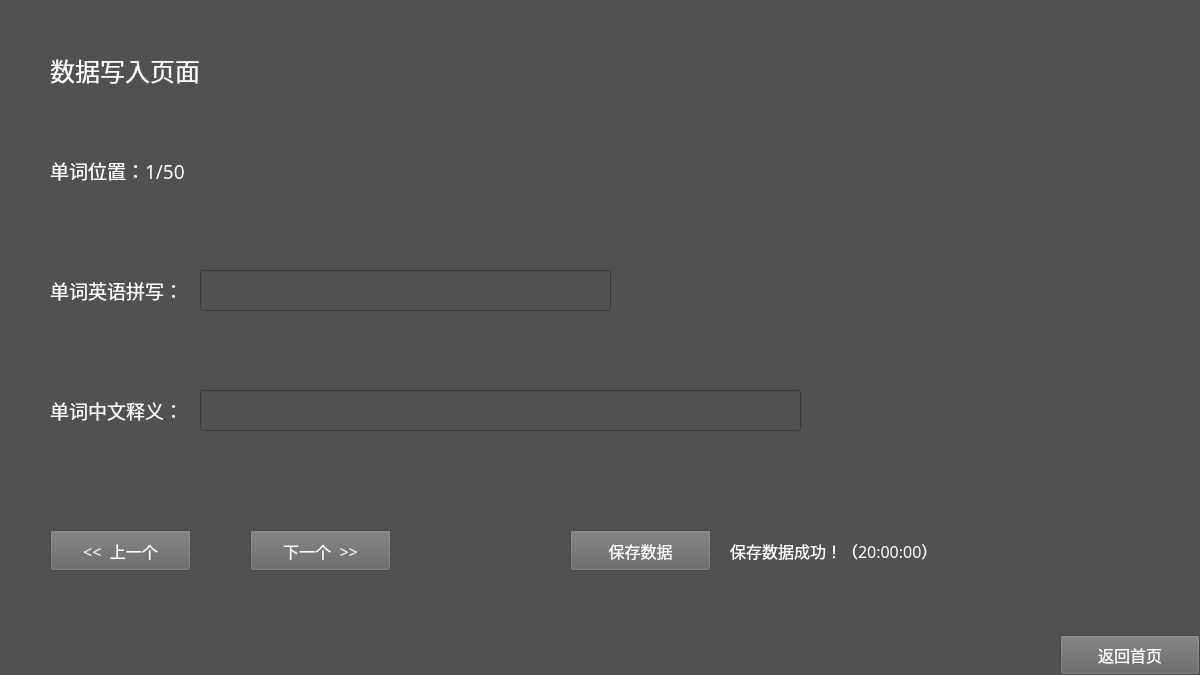
<?xml version="1.0" encoding="UTF-8"?>
<ui version="4.0">
 <class>DataInput</class>
 <widget class="QFrame" name="DataInput">
  <property name="geometry">
   <rect>
    <x>0</x>
    <y>0</y>
    <width>1200</width>
    <height>675</height>
   </rect>
  </property>
  <property name="windowTitle">
   <string>Frame</string>
  </property>
  <property name="styleSheet">
   <string notr="true">background-color: rgb(81, 81, 81);</string>
  </property>
  <widget class="QLabel" name="labelTitle">
   <property name="geometry">
    <rect>
     <x>50</x>
     <y>40</y>
     <width>471</width>
     <height>61</height>
    </rect>
   </property>
   <property name="font">
    <font>
     <family>等线</family>
     <pointsize>19</pointsize>
    </font>
   </property>
   <property name="styleSheet">
    <string notr="true">color: rgb(255, 255, 255);</string>
   </property>
   <property name="text">
    <string>数据写入页面</string>
   </property>
  </widget>
  <widget class="QLabel" name="labelLocation">
   <property name="geometry">
    <rect>
     <x>50</x>
     <y>150</y>
     <width>191</width>
     <height>41</height>
    </rect>
   </property>
   <property name="font">
    <font>
     <family>等线</family>
     <pointsize>14</pointsize>
    </font>
   </property>
   <property name="styleSheet">
    <string notr="true">color: rgb(255, 255, 255);</string>
   </property>
   <property name="text">
    <string>单词位置：1/50</string>
   </property>
  </widget>
  <widget class="QLabel" name="labelEnglish">
   <property name="geometry">
    <rect>
     <x>50</x>
     <y>270</y>
     <width>191</width>
     <height>41</height>
    </rect>
   </property>
   <property name="font">
    <font>
     <family>等线</family>
     <pointsize>14</pointsize>
    </font>
   </property>
   <property name="styleSheet">
    <string notr="true">color: rgb(255, 255, 255);</string>
   </property>
   <property name="text">
    <string>单词英语拼写：</string>
   </property>
  </widget>
  <widget class="QLabel" name="labelChinese">
   <property name="geometry">
    <rect>
     <x>50</x>
     <y>390</y>
     <width>191</width>
     <height>41</height>
    </rect>
   </property>
   <property name="font">
    <font>
     <family>等线</family>
     <pointsize>14</pointsize>
    </font>
   </property>
   <property name="styleSheet">
    <string notr="true">color: rgb(255, 255, 255);</string>
   </property>
   <property name="text">
    <string>单词中文释义：</string>
   </property>
  </widget>
  <widget class="QPushButton" name="pushButtonPrev">
   <property name="geometry">
    <rect>
     <x>50</x>
     <y>530</y>
     <width>141</width>
     <height>41</height>
    </rect>
   </property>
   <property name="font">
    <font>
     <family>等线</family>
     <pointsize>12</pointsize>
    </font>
   </property>
   <property name="styleSheet">
    <string notr="true">background-color: rgb(100, 100, 100);
color: rgb(255, 255, 255);</string>
   </property>
   <property name="text">
    <string>&lt;&lt;  上一个</string>
   </property>
  </widget>
  <widget class="QPushButton" name="pushButtonNext">
   <property name="geometry">
    <rect>
     <x>250</x>
     <y>530</y>
     <width>141</width>
     <height>41</height>
    </rect>
   </property>
   <property name="font">
    <font>
     <family>等线</family>
     <pointsize>12</pointsize>
    </font>
   </property>
   <property name="styleSheet">
    <string notr="true">background-color: rgb(100, 100, 100);
color: rgb(255, 255, 255);</string>
   </property>
   <property name="text">
    <string>下一个  &gt;&gt;</string>
   </property>
  </widget>
  <widget class="QLineEdit" name="lineEditEnglish">
   <property name="geometry">
    <rect>
     <x>200</x>
     <y>270</y>
     <width>411</width>
     <height>41</height>
    </rect>
   </property>
   <property name="font">
    <font>
     <family>Consolas</family>
     <pointsize>15</pointsize>
    </font>
   </property>
   <property name="styleSheet">
    <string notr="true">color: rgb(255, 255, 255);</string>
   </property>
   <property name="text">
    <string/>
   </property>
  </widget>
  <widget class="QLineEdit" name="lineEditChinese">
   <property name="geometry">
    <rect>
     <x>200</x>
     <y>390</y>
     <width>601</width>
     <height>41</height>
    </rect>
   </property>
   <property name="font">
    <font>
     <family>等线</family>
     <pointsize>12</pointsize>
    </font>
   </property>
   <property name="styleSheet">
    <string notr="true">color: rgb(255, 255, 255);</string>
   </property>
   <property name="text">
    <string/>
   </property>
  </widget>
  <widget class="QPushButton" name="pushButtonSave">
   <property name="geometry">
    <rect>
     <x>570</x>
     <y>530</y>
     <width>141</width>
     <height>41</height>
    </rect>
   </property>
   <property name="font">
    <font>
     <family>等线</family>
     <pointsize>12</pointsize>
    </font>
   </property>
   <property name="focusPolicy">
    <enum>Qt::NoFocus</enum>
   </property>
   <property name="styleSheet">
    <string notr="true">background-color: rgb(100, 100, 100);
color: rgb(255, 255, 255);</string>
   </property>
   <property name="text">
    <string>保存数据</string>
   </property>
  </widget>
  <widget class="QLabel" name="labelSaveInfo">
   <property name="geometry">
    <rect>
     <x>730</x>
     <y>540</y>
     <width>231</width>
     <height>21</height>
    </rect>
   </property>
   <property name="font">
    <font>
     <family>等线</family>
     <pointsize>12</pointsize>
    </font>
   </property>
   <property name="styleSheet">
    <string notr="true">color: rgb(255, 255, 255);</string>
   </property>
   <property name="text">
    <string>保存数据成功！（20:00:00）</string>
   </property>
  </widget>
  <widget class="QPushButton" name="pushButtonExit">
   <property name="geometry">
    <rect>
     <x>1060</x>
     <y>635</y>
     <width>140</width>
     <height>40</height>
    </rect>
   </property>
   <property name="font">
    <font>
     <family>等线</family>
     <pointsize>12</pointsize>
    </font>
   </property>
   <property name="focusPolicy">
    <enum>Qt::NoFocus</enum>
   </property>
   <property name="styleSheet">
    <string notr="true">background-color: rgb(100, 100, 100);
color: rgb(255, 255, 255);</string>
   </property>
   <property name="text">
    <string>返回首页</string>
   </property>
  </widget>
 </widget>
 <resources/>
 <connections/>
</ui>
